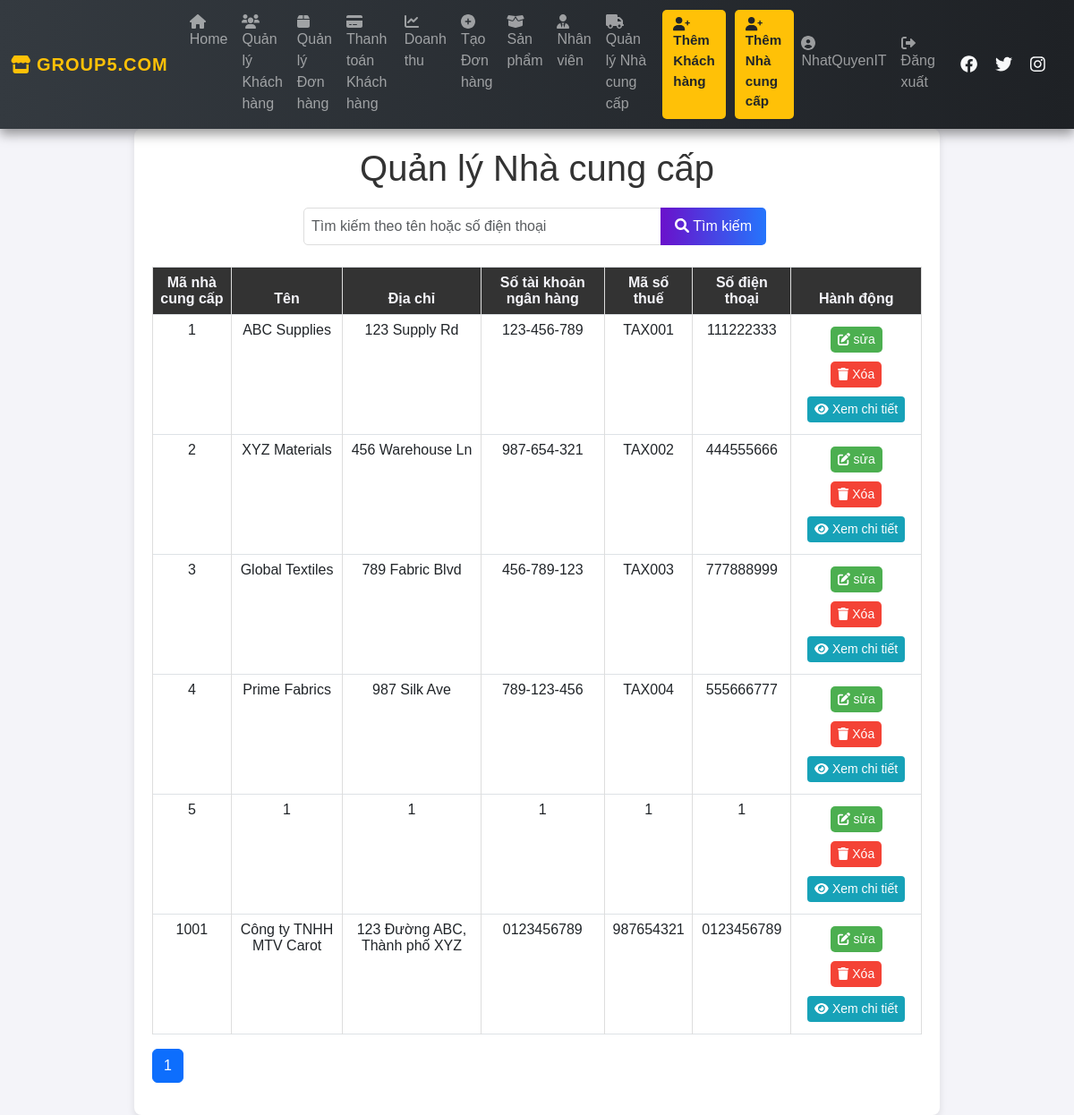
Before: /supplier.php (signed in) with the older database file.
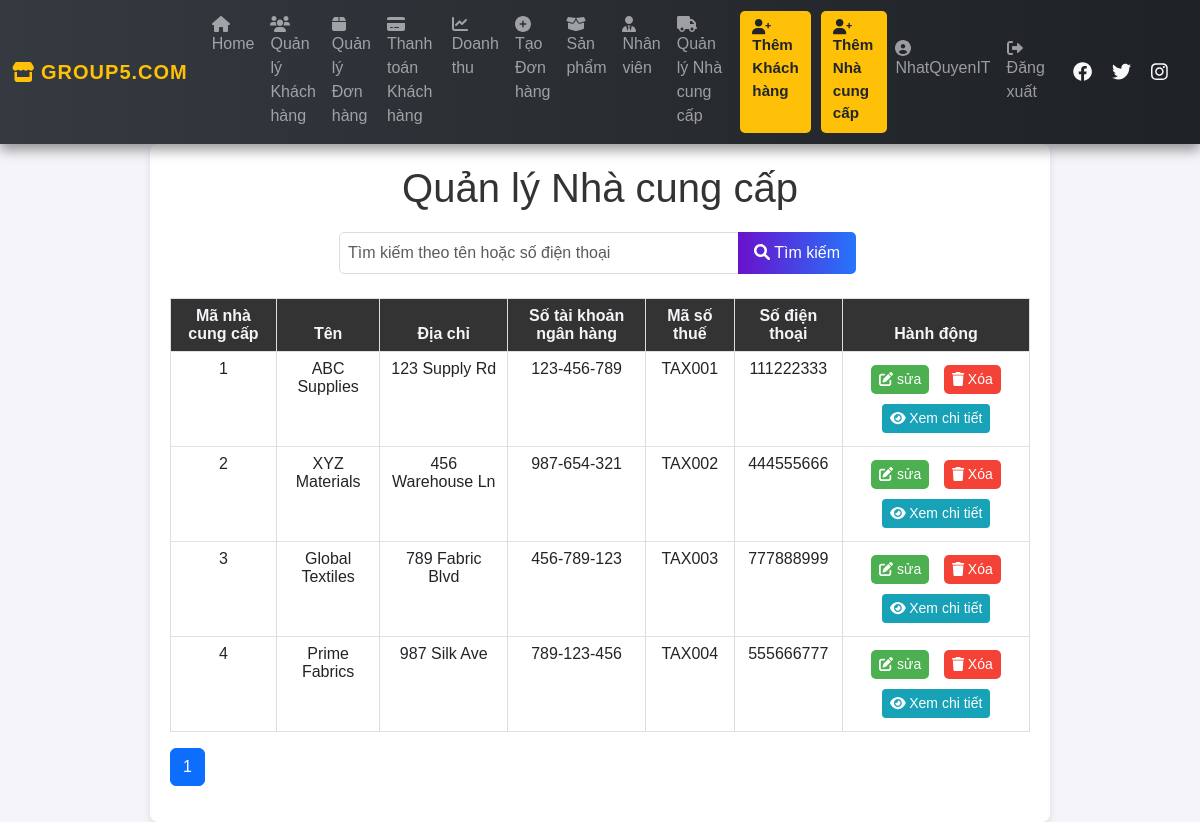
After: the same page with the newer database file.
### tables this page shows
CREATE TABLE `supplier` (
  `SCode` int(11) NOT NULL,
  `Name` varchar(100) DEFAULT NULL,
  `Address` varchar(200) DEFAULT NULL,
  `BankAccount` varchar(50) DEFAULT NULL,
  `TaxCode` varchar(50) DEFAULT NULL,
  `Phone` varchar(15) DEFAULT NULL,
  `ECode` int(11) DEFAULT NULL
);

### supplier.php (the view, shortened to what this page needs)
<?php
require 'connect.php';
include 'nav.php';
$searchQuery = "";
$limit = 10;
$page = isset($_GET['page']) ? (int)$_GET['page'] : 1;
$offset = ($page - 1) * $limit;
$totalSql = "SELECT COUNT(*) FROM supplier WHERE Name LIKE :searchTerm OR Phone LIKE :searchTerm";
$totalStmt = $conn->prepare($totalSql);
$searchTerm = "%" . $searchQuery . "%";
$totalStmt->bindParam(':searchTerm', $searchTerm, PDO::PARAM_STR);
$totalStmt->execute();
$totalRows = $totalStmt->fetchColumn();
$totalPages = ceil($totalRows / $limit);
$sql = "SELECT * FROM supplier WHERE Name LIKE :searchTerm OR Phone LIKE :searchTerm LIMIT :limit OFFSET :offset";
$stmt = $conn->prepare($sql);
$stmt->bindParam(':searchTerm', $searchTerm, PDO::PARAM_STR);
$stmt->bindParam(':limit', $limit, PDO::PARAM_INT);
$stmt->bindParam(':offset', $offset, PDO::PARAM_INT);
$stmt->execute();
$result = $stmt->fetchAll(PDO::FETCH_ASSOC);
?>
<!DOCTYPE html>
<html lang="en">
<head>
    <link href="https://cdn.jsdelivr.net/npm/bootstrap@5.3.0/dist/css/bootstrap.min.css" rel="stylesheet">
    <link rel="stylesheet" href="https://cdnjs.cloudflare.com/ajax/libs/font-awesome/6.0.0-beta3/css/all.min.css">
    <link rel="stylesheet" href="supplier.css">
</head>
<body>
    <div class="container">
        <h1>Quản lý Nhà cung cấp</h1>
        <form method="POST" class="mb-4">
            <div class="input-group">
                <input type="text" name="search" class="form-control" placeholder="Tìm kiếm theo tên hoặc số điện thoại" value="<?php echo htmlspecialchars($searchQuery); ?>">
                <button class="btn btn-primary" type="submit"><i class="fas fa-search"></i> Tìm kiếm</button>
            </div>
        </form>
        <table class="table table-bordered">
            <thead>
                <tr>
                    <th>Mã nhà cung cấp</th>
                    <th>Tên</th>
                    <th>Địa chỉ</th>
                    <th>Số tài khoản ngân hàng</th>
                    <th>Mã số thuế</th>
                    <th>Số điện thoại</th>
                    <th>Hành động</th>
                </tr>
            </thead>
            <tbody>
                <?php foreach ($result as $row): ?>
                    <tr>
                        <td><?php echo htmlspecialchars($row['SCode']); ?></td>
                        <td><?php echo htmlspecialchars($row['Name']); ?></td>
                        <td><?php echo htmlspecialchars($row['Address']); ?></td>
                        <td><?php echo htmlspecialchars($row['BankAccount']); ?></td>
                        <td><?php echo htmlspecialchars($row['TaxCode']); ?></td>
                        <td><?php echo htmlspecialchars($row['Phone']); ?></td>
                        <td>
                            <a href="edit_supplier.php?id=<?php echo $row['SCode']; ?>" class="btn btn-sm btn-edit"><i class="fas fa-edit"></i> sửa</a>
                            <a href="delete_supplier.php?id=<?php echo $row['SCode']; ?>" class="btn btn-sm btn-delete" onclick="return confirm('Bạn có chắc chắn muốn xóa nhà cung cấp này?');"><i class="fas fa-trash"></i> Xóa</a>
                            <button class="btn btn-sm btn-view-details" data-bs-toggle="modal" data-bs-target="#viewProductsModal" data-id="<?php echo $row['SCode']; ?>"><i class="fas fa-eye"></i> Xem chi tiết</button>
                        </td>
                    </tr>
                <?php endforeach; ?>
            </tbody>
        </table>
        <nav>
            <ul class="pagination">
                <?php for ($i = 1; $i <= $totalPages; $i++): ?>
                    <li class="page-item <?php if ($i == $page) echo 'active'; ?>">
                        <a class="page-link" href="?page=<?php echo $i; ?>"><?php echo $i; ?></a>
                    </li>
                <?php endfor; ?>
            </ul>
        </nav>
    </div>
</body>
</html>

Changed rows visible on the page:
removed supplier: SCode "5", Name "1", Address "1", BankAccount "1", TaxCode "1", Phone "1"
removed supplier: SCode "1001", Name "Công ty TNHH MTV Carot", Address "123 Đường ABC, Thành phố XYZ", BankAccount "0123456789", TaxCode "987654321", Phone "0123456789"
